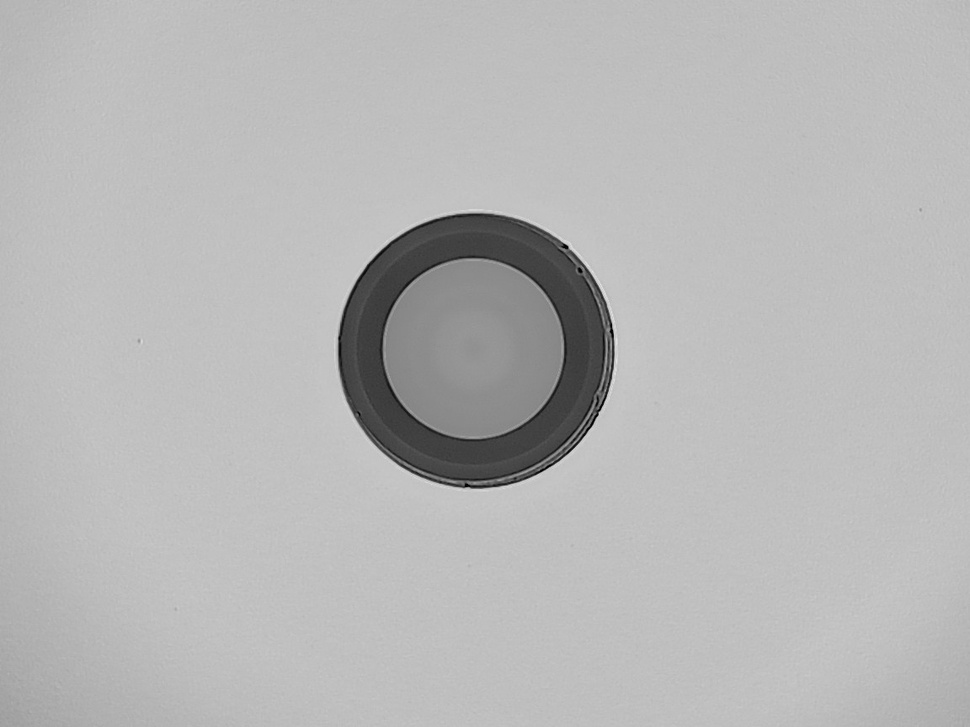
#> input picture current-process/old_version/image_batch/ima18.jpg, 970 x 727 px, shrunk from 1152 x 864 before the run
$ python emboss_filter.py ../../../current-process/old_version/image_batch/ima18.jpg
#> lines starting #> are read from the running program, lines starting #| are printed output that depends on the picture
#!/usr/bin/env python3
"""
Emboss Filter - 3D effect
Category: filtering
"""
import cv2
import numpy as np


def process_image(image: np.ndarray) -> np.ndarray:
    """
    Emboss Filter - 3D effect

    Args:
        image: Input image (grayscale or color)

    Returns:
        Processed image
    """
    result = image.copy()

    kernel = np.array([[-2, -1, 0],
                         [-1,  1, 1],
                         [ 0,  1, 2]])
    result = cv2.filter2D(result, -1, kernel) + 128

    return result

if __name__ == "__main__":
    import sys
    if len(sys.argv) > 1:
        img = cv2.imread(sys.argv[1], cv2.IMREAD_UNCHANGED)
#> img is the input picture: shape (727, 970, 3); min 0, max 229, mean 182.7
        if img is not None:
            result = process_image(img)
#> in process_image, `result = cv2.filter2D(result, -1, kernel) + 128`:
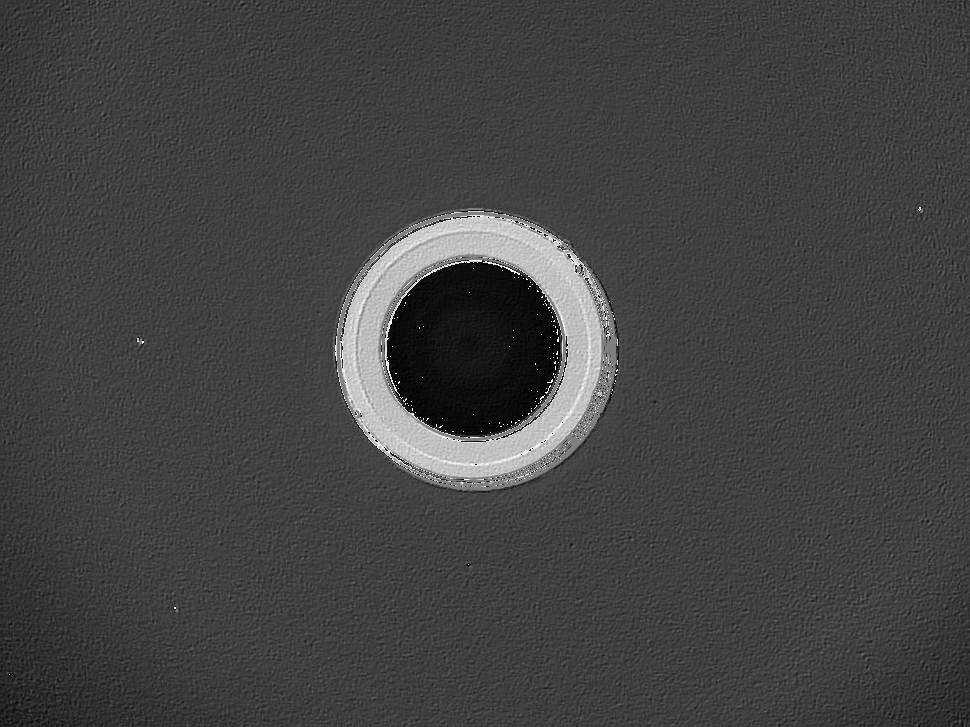
#> result: shape (727, 970, 3); min 0, max 255, mean 66.9
            cv2.imwrite(f"emboss_filter_output.png", result)
            print(f"Saved to emboss_filter_output.png")
        else:
            print("Failed to load image")
    else:
        print(f"Usage: python emboss_filter.py <image_path>")

$ run again, on current-process/old_version/image_batch/img35.jpg
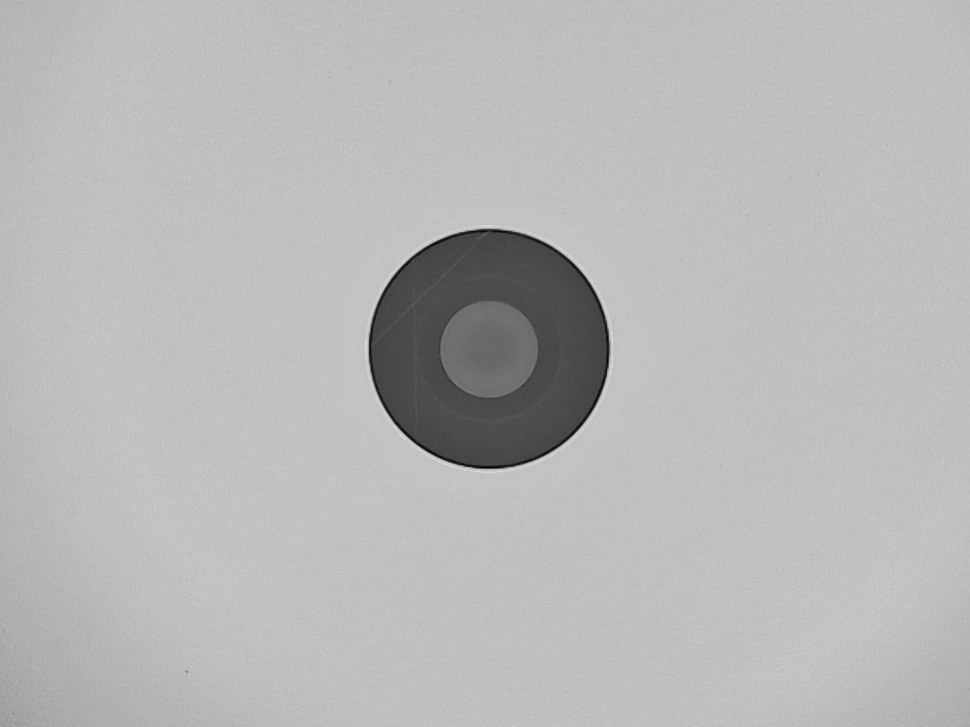
#> input picture current-process/old_version/image_batch/img35.jpg, 970 x 727 px, shrunk from 1152 x 864 before the run
#> img is the input picture: shape (727, 970, 3); min 2, max 223, mean 183.8
#> in process_image, `result = cv2.filter2D(result, -1, kernel) + 128`:
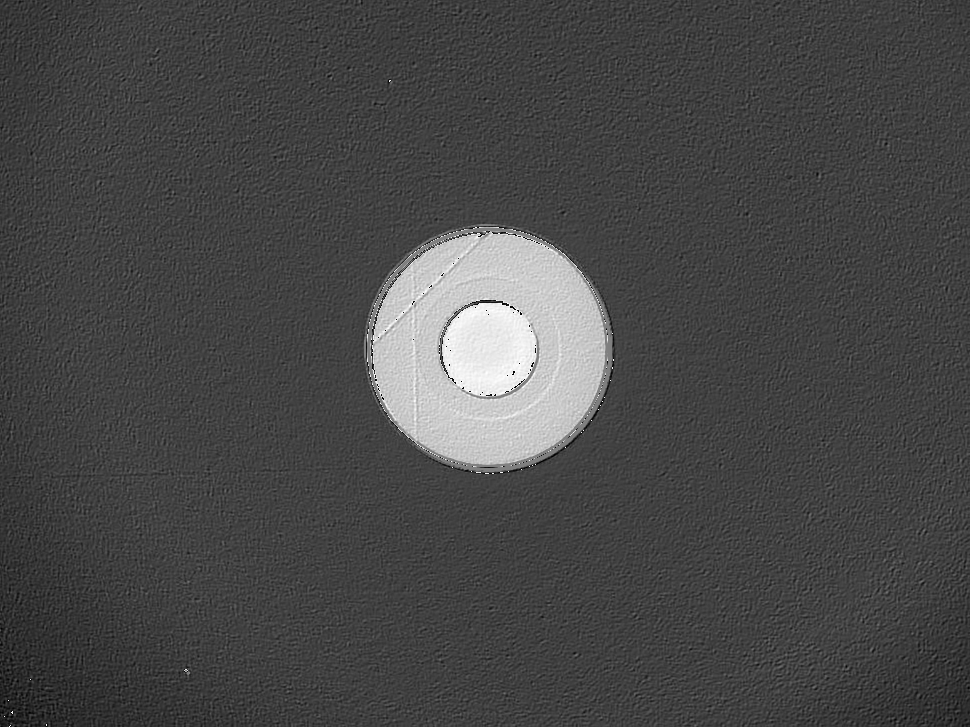
#> result: shape (727, 970, 3); min 0, max 255, mean 72.1

$ run again, on current-process/old_version/image_batch/img38.jpg
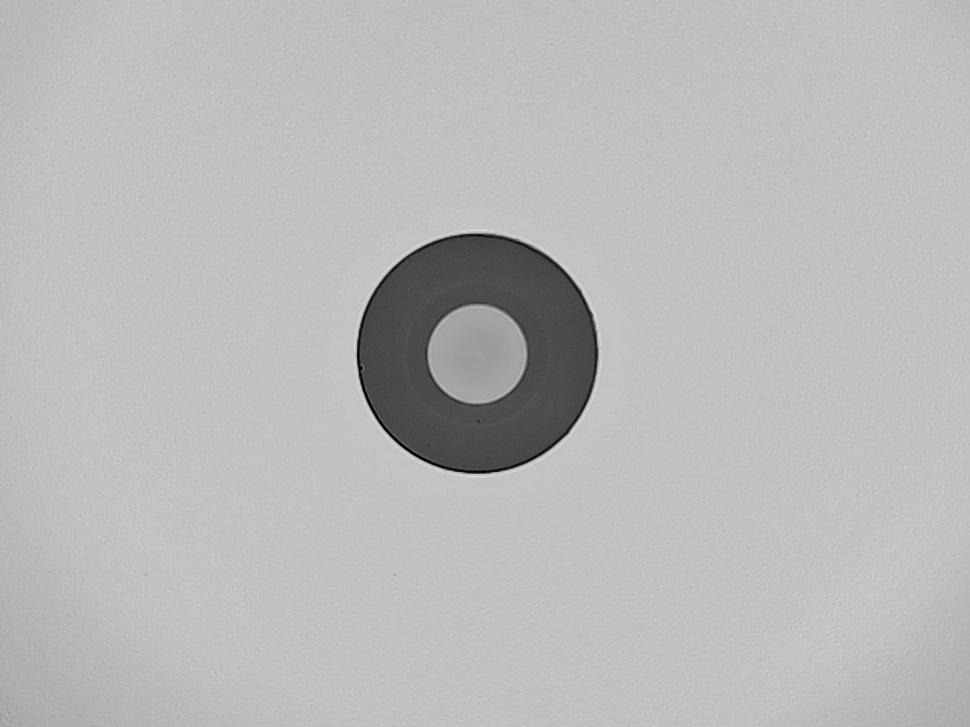
#> input picture current-process/old_version/image_batch/img38.jpg, 970 x 727 px, shrunk from 1152 x 864 before the run
#> img is the input picture: shape (727, 970, 3); min 0, max 225, mean 185.2
#> in process_image, `result = cv2.filter2D(result, -1, kernel) + 128`:
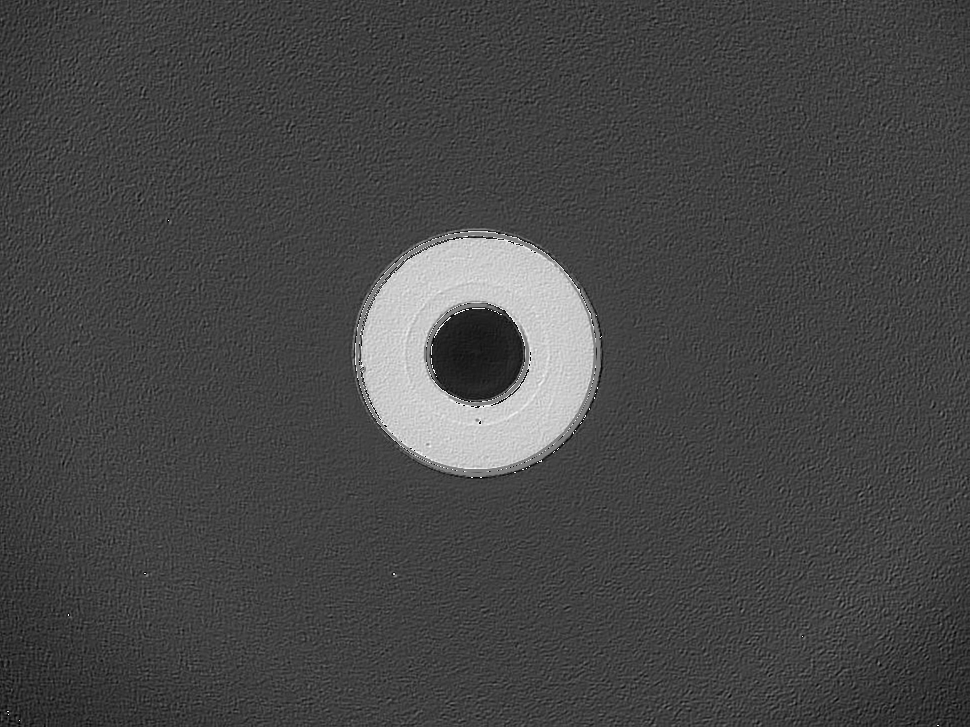
#> result: shape (727, 970, 3); min 0, max 255, mean 70.9
